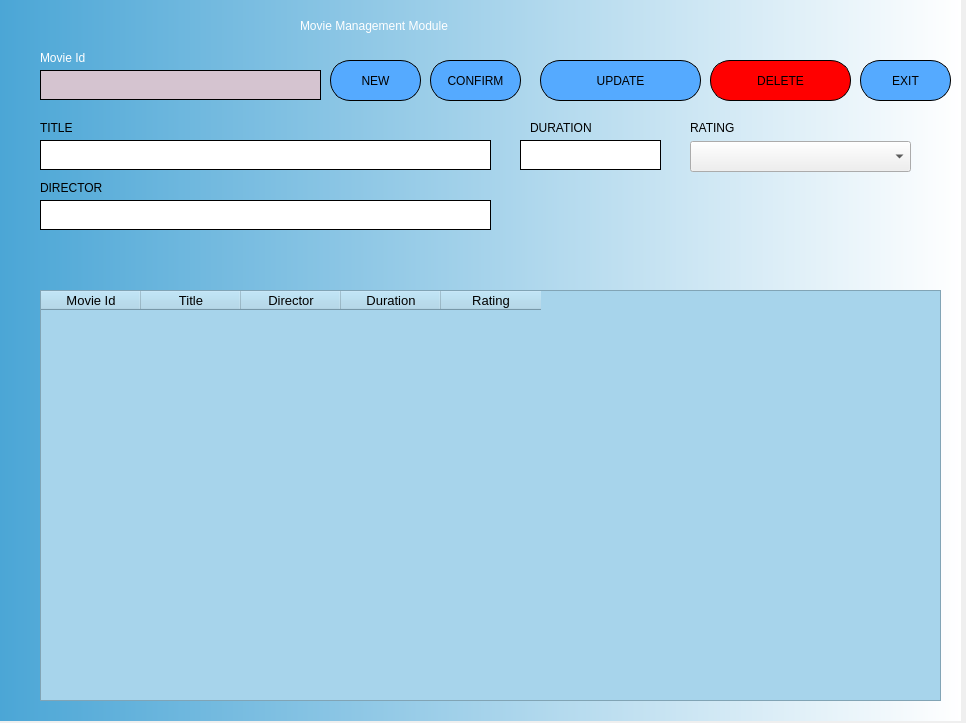
<?xml version="1.0" encoding="UTF-8"?>
<ui version="4.0">
 <class>Form_modiSuperUsu</class>
 <widget class="QWidget" name="Form_modiSuperUsu">
  <property name="geometry">
   <rect>
    <x>0</x>
    <y>0</y>
    <width>966</width>
    <height>723</height>
   </rect>
  </property>
  <property name="sizePolicy">
   <sizepolicy hsizetype="Fixed" vsizetype="Fixed">
    <horstretch>0</horstretch>
    <verstretch>0</verstretch>
   </sizepolicy>
  </property>
  <property name="minimumSize">
   <size>
    <width>966</width>
    <height>723</height>
   </size>
  </property>
  <property name="windowTitle">
   <string>Form</string>
  </property>
  <property name="styleSheet">
   <string notr="true"/>
  </property>
  <widget class="QWidget" name="bgwidget" native="true">
   <property name="geometry">
    <rect>
     <x>0</x>
     <y>0</y>
     <width>961</width>
     <height>721</height>
    </rect>
   </property>
   <property name="styleSheet">
    <string notr="true">QWidget#bgwidget{
background-color: qlineargradient(spread:pad, x1:0, y1:0, x2:1, y2:0, stop:0 rgba(75, 166, 214, 255), stop:1 rgba(255, 255, 255, 255));}
</string>
   </property>
   <widget class="QLabel" name="label">
    <property name="geometry">
     <rect>
      <x>40</x>
      <y>50</y>
      <width>251</width>
      <height>16</height>
     </rect>
    </property>
    <property name="styleSheet">
     <string notr="true">color: rgb(255, 255, 255);</string>
    </property>
    <property name="text">
     <string>Movie Id</string>
    </property>
   </widget>
   <widget class="QLabel" name="label_4">
    <property name="geometry">
     <rect>
      <x>530</x>
      <y>120</y>
      <width>379</width>
      <height>16</height>
     </rect>
    </property>
    <property name="styleSheet">
     <string notr="true">color: rgb(0,0, 0);</string>
    </property>
    <property name="text">
     <string>DURATION</string>
    </property>
   </widget>
   <widget class="QLabel" name="label_6">
    <property name="geometry">
     <rect>
      <x>690</x>
      <y>120</y>
      <width>121</width>
      <height>16</height>
     </rect>
    </property>
    <property name="styleSheet">
     <string notr="true">color: rgb(0,0, 0);</string>
    </property>
    <property name="text">
     <string>RATING</string>
    </property>
   </widget>
   <widget class="QLabel" name="label_3">
    <property name="geometry">
     <rect>
      <x>40</x>
      <y>120</y>
      <width>181</width>
      <height>16</height>
     </rect>
    </property>
    <property name="styleSheet">
     <string notr="true">color: rgb(0,0, 0);</string>
    </property>
    <property name="text">
     <string>TITLE</string>
    </property>
   </widget>
   <widget class="QPushButton" name="btnConfirmar">
    <property name="geometry">
     <rect>
      <x>540</x>
      <y>60</y>
      <width>161</width>
      <height>41</height>
     </rect>
    </property>
    <property name="toolTip">
     <string>Presione despues de modificar los datos</string>
    </property>
    <property name="styleSheet">
     <string notr="true">border-radius:20px;
background-color:rgb(85, 170, 255);
font: 14pt &quot;MS Shell Dlg 2&quot;;
border: 1px solid black;
border-style: outset</string>
    </property>
    <property name="text">
     <string>UPDATE</string>
    </property>
   </widget>
   <widget class="QTableWidget" name="tableListUsu">
    <property name="geometry">
     <rect>
      <x>40</x>
      <y>290</y>
      <width>901</width>
      <height>411</height>
     </rect>
    </property>
    <property name="styleSheet">
     <string notr="true">background:rgb(111, 222, 255);
background:rgb(167, 212, 235);</string>
    </property>
    <attribute name="verticalHeaderVisible">
     <bool>false</bool>
    </attribute>
    <column>
     <property name="text">
      <string>Movie Id</string>
     </property>
     <property name="font">
      <font>
       <pointsize>10</pointsize>
      </font>
     </property>
    </column>
    <column>
     <property name="text">
      <string>Title</string>
     </property>
     <property name="font">
      <font>
       <pointsize>10</pointsize>
      </font>
     </property>
    </column>
    <column>
     <property name="text">
      <string>Director</string>
     </property>
     <property name="font">
      <font>
       <pointsize>10</pointsize>
      </font>
     </property>
    </column>
    <column>
     <property name="text">
      <string>Duration</string>
     </property>
     <property name="font">
      <font>
       <pointsize>10</pointsize>
      </font>
     </property>
    </column>
    <column>
     <property name="text">
      <string>Rating</string>
     </property>
     <property name="font">
      <font>
       <pointsize>10</pointsize>
      </font>
     </property>
    </column>
   </widget>
   <widget class="QLineEdit" name="boxIdpeli">
    <property name="enabled">
     <bool>false</bool>
    </property>
    <property name="geometry">
     <rect>
      <x>40</x>
      <y>70</y>
      <width>281</width>
      <height>30</height>
     </rect>
    </property>
    <property name="font">
     <font>
      <family>MS Shell Dlg 2</family>
      <pointsize>14</pointsize>
      <weight>50</weight>
      <italic>false</italic>
      <bold>false</bold>
     </font>
    </property>
    <property name="styleSheet">
     <string notr="true">border-radius:20px;
font: 14pt &quot;MS Shell Dlg 2&quot;;
border: 1px solid black;
color: rgb(0, 170, 255);
background-color:rgb(213, 196, 208)</string>
    </property>
    <property name="text">
     <string/>
    </property>
   </widget>
   <widget class="QLineEdit" name="boxTitulo">
    <property name="geometry">
     <rect>
      <x>40</x>
      <y>140</y>
      <width>451</width>
      <height>30</height>
     </rect>
    </property>
    <property name="font">
     <font>
      <family>MS Shell Dlg 2</family>
      <pointsize>14</pointsize>
      <weight>50</weight>
      <italic>false</italic>
      <bold>false</bold>
     </font>
    </property>
    <property name="styleSheet">
     <string notr="true">border-radius:20px;
font: 14pt &quot;MS Shell Dlg 2&quot;;
border: 1px solid black;
color: rgb(0, 170, 255)</string>
    </property>
    <property name="text">
     <string/>
    </property>
   </widget>
   <widget class="QLineEdit" name="boxDuracion">
    <property name="geometry">
     <rect>
      <x>520</x>
      <y>140</y>
      <width>141</width>
      <height>30</height>
     </rect>
    </property>
    <property name="font">
     <font>
      <family>MS Shell Dlg 2</family>
      <pointsize>14</pointsize>
      <weight>50</weight>
      <italic>false</italic>
      <bold>false</bold>
     </font>
    </property>
    <property name="styleSheet">
     <string notr="true">border-radius:20px;
font: 14pt &quot;MS Shell Dlg 2&quot;;
border: 1px solid black;
color: rgb(0, 170, 255)</string>
    </property>
    <property name="text">
     <string/>
    </property>
   </widget>
   <widget class="QLabel" name="label_8">
    <property name="geometry">
     <rect>
      <x>300</x>
      <y>10</y>
      <width>331</width>
      <height>31</height>
     </rect>
    </property>
    <property name="styleSheet">
     <string notr="true">color: rgb(255, 255, 255);
font: 16pt &quot;MS Shell Dlg 2&quot;;</string>
    </property>
    <property name="text">
     <string>Movie Management Module</string>
    </property>
   </widget>
   <widget class="QPushButton" name="btnSalir">
    <property name="geometry">
     <rect>
      <x>860</x>
      <y>60</y>
      <width>91</width>
      <height>41</height>
     </rect>
    </property>
    <property name="styleSheet">
     <string notr="true">border-radius:20px;
background-color:rgb(85, 170, 255);
font: 14pt &quot;MS Shell Dlg 2&quot;;
border: 1px solid black;
border-style: outset</string>
    </property>
    <property name="text">
     <string>EXIT</string>
    </property>
   </widget>
   <widget class="QPushButton" name="btnEli">
    <property name="geometry">
     <rect>
      <x>710</x>
      <y>60</y>
      <width>141</width>
      <height>41</height>
     </rect>
    </property>
    <property name="styleSheet">
     <string notr="true">border-radius:20px;
background-color:rgb(85, 170, 255);
background-color: rgb(255, 0, 0);
font: 14pt &quot;MS Shell Dlg 2&quot;;
border: 1px solid black;
border-style: outset</string>
    </property>
    <property name="text">
     <string>DELETE</string>
    </property>
   </widget>
   <widget class="QComboBox" name="comboClasi">
    <property name="geometry">
     <rect>
      <x>690</x>
      <y>141</y>
      <width>221</width>
      <height>31</height>
     </rect>
    </property>
    <property name="font">
     <font>
      <pointsize>10</pointsize>
     </font>
    </property>
   </widget>
   <widget class="QPushButton" name="btnNuevo">
    <property name="geometry">
     <rect>
      <x>330</x>
      <y>60</y>
      <width>91</width>
      <height>41</height>
     </rect>
    </property>
    <property name="mouseTracking">
     <bool>true</bool>
    </property>
    <property name="toolTip">
     <string>Presione para crear una nueva Pelicula</string>
    </property>
    <property name="styleSheet">
     <string notr="true">border-radius:20px;
background-color:rgb(85, 170, 255);
font: 14pt &quot;MS Shell Dlg 2&quot;;
border: 1px solid black;
border-style: outset</string>
    </property>
    <property name="text">
     <string>NEW</string>
    </property>
    <property name="default">
     <bool>false</bool>
    </property>
   </widget>
   <widget class="QLineEdit" name="boxDirector">
    <property name="geometry">
     <rect>
      <x>40</x>
      <y>200</y>
      <width>451</width>
      <height>30</height>
     </rect>
    </property>
    <property name="font">
     <font>
      <family>MS Shell Dlg 2</family>
      <pointsize>14</pointsize>
      <weight>50</weight>
      <italic>false</italic>
      <bold>false</bold>
     </font>
    </property>
    <property name="styleSheet">
     <string notr="true">border-radius:20px;
font: 14pt &quot;MS Shell Dlg 2&quot;;
border: 1px solid black;
color: rgb(0, 170, 255)</string>
    </property>
    <property name="text">
     <string/>
    </property>
   </widget>
   <widget class="QLabel" name="label_5">
    <property name="geometry">
     <rect>
      <x>40</x>
      <y>180</y>
      <width>181</width>
      <height>16</height>
     </rect>
    </property>
    <property name="styleSheet">
     <string notr="true">color: rgb(0,0, 0);</string>
    </property>
    <property name="text">
     <string>DIRECTOR</string>
    </property>
   </widget>
   <widget class="QPushButton" name="btnGrabaNueva">
    <property name="geometry">
     <rect>
      <x>430</x>
      <y>60</y>
      <width>91</width>
      <height>41</height>
     </rect>
    </property>
    <property name="mouseTracking">
     <bool>true</bool>
    </property>
    <property name="toolTip">
     <string>Presione para grabar la nueva Pelicula</string>
    </property>
    <property name="styleSheet">
     <string notr="true">border-radius:20px;
background-color:rgb(85, 170, 255);
font: 14pt &quot;MS Shell Dlg 2&quot;;
border: 1px solid black;
border-style: outset</string>
    </property>
    <property name="text">
     <string>CONFIRM</string>
    </property>
    <property name="default">
     <bool>false</bool>
    </property>
   </widget>
  </widget>
 </widget>
 <resources/>
 <connections/>
</ui>
